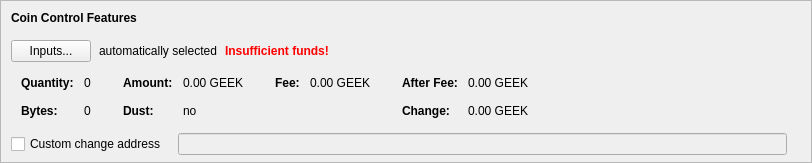
    <widget class="QFrame" name="frameCoinControl">
     <property name="sizePolicy">
      <sizepolicy hsizetype="Expanding" vsizetype="Expanding">
       <horstretch>0</horstretch>
       <verstretch>0</verstretch>
      </sizepolicy>
     </property>
     <property name="maximumSize">
      <size>
       <width>16777215</width>
       <height>16777215</height>
      </size>
     </property>
     <property name="frameShape">
      <enum>QFrame::StyledPanel</enum>
     </property>
     <property name="frameShadow">
      <enum>QFrame::Sunken</enum>
     </property>
     <layout class="QVBoxLayout" name="verticalLayoutCoinControl2">
      <property name="spacing">
       <number>0</number>
      </property>
      <property name="leftMargin">
       <number>0</number>
      </property>
      <property name="topMargin">
       <number>0</number>
      </property>
      <property name="rightMargin">
       <number>0</number>
      </property>
      <property name="bottomMargin">
       <number>6</number>
      </property>
      <item>
       <layout class="QVBoxLayout" name="verticalLayoutCoinControl" stretch="0,0,0,0,1">
        <property name="spacing">
         <number>0</number>
        </property>
        <property name="leftMargin">
         <number>10</number>
        </property>
        <property name="topMargin">
         <number>10</number>
        </property>
        <item>
         <layout class="QHBoxLayout" name="horizontalLayoutCoinControl1">
          <property name="bottomMargin">
           <number>15</number>
          </property>
          <item>
           <widget class="QLabel" name="labelCoinControlFeatures">
            <property name="sizePolicy">
             <sizepolicy hsizetype="Preferred" vsizetype="Maximum">
              <horstretch>0</horstretch>
              <verstretch>0</verstretch>
             </sizepolicy>
            </property>
            <property name="font">
             <font>
              <weight>75</weight>
              <bold>true</bold>
             </font>
            </property>
            <property name="styleSheet">
             <string notr="true">font-weight:bold;</string>
            </property>
            <property name="text">
             <string>Coin Control Features</string>
            </property>
           </widget>
          </item>
         </layout>
        </item>
        <item>
         <layout class="QHBoxLayout" name="horizontalLayoutCoinControl2" stretch="0,0,0,0">
          <property name="spacing">
           <number>8</number>
          </property>
          <property name="bottomMargin">
           <number>10</number>
          </property>
          <item>
           <widget class="QPushButton" name="pushButtonCoinControl">
            <property name="styleSheet">
             <string notr="true"/>
            </property>
            <property name="text">
             <string>Inputs...</string>
            </property>
            <property name="autoDefault">
             <bool>false</bool>
            </property>
           </widget>
          </item>
          <item>
           <widget class="QLabel" name="labelCoinControlAutomaticallySelected">
            <property name="text">
             <string>automatically selected</string>
            </property>
            <property name="margin">
             <number>5</number>
            </property>
           </widget>
          </item>
          <item>
           <widget class="QLabel" name="labelCoinControlInsuffFunds">
            <property name="font">
             <font>
              <weight>75</weight>
              <bold>true</bold>
             </font>
            </property>
            <property name="styleSheet">
             <string notr="true">color:red;font-weight:bold;</string>
            </property>
            <property name="text">
             <string>Insufficient funds!</string>
            </property>
            <property name="margin">
             <number>5</number>
            </property>
           </widget>
          </item>
          <item>
           <spacer name="horizontalSpacerCoinControl">
            <property name="orientation">
             <enum>Qt::Horizontal</enum>
            </property>
            <property name="sizeHint" stdset="0">
             <size>
              <width>40</width>
              <height>1</height>
             </size>
            </property>
           </spacer>
          </item>
         </layout>
        </item>
        <item>
         <widget class="QWidget" name="widgetCoinControl" native="true">
          <property name="sizePolicy">
           <sizepolicy hsizetype="Preferred" vsizetype="Preferred">
            <horstretch>0</horstretch>
            <verstretch>0</verstretch>
           </sizepolicy>
          </property>
          <property name="minimumSize">
           <size>
            <width>0</width>
            <height>0</height>
           </size>
          </property>
          <property name="styleSheet">
           <string notr="true"/>
          </property>
          <layout class="QHBoxLayout" name="horizontalLayoutCoinControl5">
           <property name="leftMargin">
            <number>0</number>
           </property>
           <property name="topMargin">
            <number>0</number>
           </property>
           <property name="rightMargin">
            <number>0</number>
           </property>
           <property name="bottomMargin">
            <number>0</number>
           </property>
           <item>
            <layout class="QHBoxLayout" name="horizontalLayoutCoinControl3" stretch="0,0,0,1">
             <property name="spacing">
              <number>20</number>
             </property>
             <property name="topMargin">
              <number>0</number>
             </property>
             <property name="bottomMargin">
              <number>10</number>
             </property>
             <item>
              <layout class="QFormLayout" name="formLayoutCoinControl1">
               <property name="horizontalSpacing">
                <number>10</number>
               </property>
               <property name="verticalSpacing">
                <number>14</number>
               </property>
               <property name="leftMargin">
                <number>10</number>
               </property>
               <property name="topMargin">
                <number>4</number>
               </property>
               <property name="rightMargin">
                <number>6</number>
               </property>
               <item row="0" column="0">
                <widget class="QLabel" name="labelCoinControlQuantityText">
                 <property name="font">
                  <font>
                   <weight>75</weight>
                   <bold>true</bold>
                  </font>
                 </property>
                 <property name="text">
                  <string>Quantity:</string>
                 </property>
                 <property name="margin">
                  <number>0</number>
                 </property>
                </widget>
               </item>
               <item row="0" column="1">
                <widget class="QLabel" name="labelCoinControlQuantity">
                 <property name="cursor">
                  <cursorShape>IBeamCursor</cursorShape>
                 </property>
                 <property name="contextMenuPolicy">
                  <enum>Qt::ActionsContextMenu</enum>
                 </property>
                 <property name="text">
                  <string notr="true">0</string>
                 </property>
                 <property name="margin">
                  <number>0</number>
                 </property>
                 <property name="textInteractionFlags">
                  <set>Qt::LinksAccessibleByMouse|Qt::TextSelectableByKeyboard|Qt::TextSelectableByMouse</set>
                 </property>
                </widget>
               </item>
               <item row="1" column="0">
                <widget class="QLabel" name="labelCoinControlBytesText">
                 <property name="font">
                  <font>
                   <weight>75</weight>
                   <bold>true</bold>
                  </font>
                 </property>
                 <property name="text">
                  <string>Bytes:</string>
                 </property>
                </widget>
               </item>
               <item row="1" column="1">
                <widget class="QLabel" name="labelCoinControlBytes">
                 <property name="cursor">
                  <cursorShape>IBeamCursor</cursorShape>
                 </property>
                 <property name="contextMenuPolicy">
                  <enum>Qt::ActionsContextMenu</enum>
                 </property>
                 <property name="text">
                  <string notr="true">0</string>
                 </property>
                 <property name="textInteractionFlags">
                  <set>Qt::LinksAccessibleByMouse|Qt::TextSelectableByKeyboard|Qt::TextSelectableByMouse</set>
                 </property>
                </widget>
               </item>
              </layout>
             </item>
             <item>
              <layout class="QFormLayout" name="formLayoutCoinControl2">
               <property name="horizontalSpacing">
                <number>10</number>
               </property>
               <property name="verticalSpacing">
                <number>14</number>
               </property>
               <property name="leftMargin">
                <number>6</number>
               </property>
               <property name="topMargin">
                <number>4</number>
               </property>
               <property name="rightMargin">
                <number>6</number>
               </property>
               <item row="0" column="0">
                <widget class="QLabel" name="labelCoinControlAmountText">
                 <property name="font">
                  <font>
                   <weight>75</weight>
                   <bold>true</bold>
                  </font>
                 </property>
                 <property name="text">
                  <string>Amount:</string>
                 </property>
                 <property name="margin">
                  <number>0</number>
                 </property>
                </widget>
               </item>
               <item row="0" column="1">
                <widget class="QLabel" name="labelCoinControlAmount">
                 <property name="cursor">
                  <cursorShape>IBeamCursor</cursorShape>
                 </property>
                 <property name="contextMenuPolicy">
                  <enum>Qt::ActionsContextMenu</enum>
                 </property>
                 <property name="text">
                  <string notr="true">0.00 GEEK</string>
                 </property>
                 <property name="textInteractionFlags">
                  <set>Qt::LinksAccessibleByMouse|Qt::TextSelectableByKeyboard|Qt::TextSelectableByMouse</set>
                 </property>
                </widget>
               </item>
               <item row="1" column="0">
                <widget class="QLabel" name="labelCoinControlLowOutputText">
                 <property name="font">
                  <font>
                   <weight>75</weight>
                   <bold>true</bold>
                  </font>
                 </property>
                 <property name="text">
                  <string>Dust:</string>
                 </property>
                </widget>
               </item>
               <item row="1" column="1">
                <widget class="QLabel" name="labelCoinControlLowOutput">
                 <property name="cursor">
                  <cursorShape>IBeamCursor</cursorShape>
                 </property>
                 <property name="contextMenuPolicy">
                  <enum>Qt::ActionsContextMenu</enum>
                 </property>
                 <property name="text">
                  <string notr="true">no</string>
                 </property>
                 <property name="textInteractionFlags">
                  <set>Qt::LinksAccessibleByMouse|Qt::TextSelectableByKeyboard|Qt::TextSelectableByMouse</set>
                 </property>
                </widget>
               </item>
              </layout>
             </item>
             <item>
              <layout class="QFormLayout" name="formLayoutCoinControl3">
               <property name="horizontalSpacing">
                <number>10</number>
               </property>
               <property name="verticalSpacing">
                <number>14</number>
               </property>
               <property name="leftMargin">
                <number>6</number>
               </property>
               <property name="topMargin">
                <number>4</number>
               </property>
               <property name="rightMargin">
                <number>6</number>
               </property>
               <item row="0" column="0">
                <widget class="QLabel" name="labelCoinControlFeeText">
                 <property name="font">
                  <font>
                   <weight>75</weight>
                   <bold>true</bold>
                  </font>
                 </property>
                 <property name="text">
                  <string>Fee:</string>
                 </property>
                 <property name="margin">
                  <number>0</number>
                 </property>
                </widget>
               </item>
               <item row="0" column="1">
                <widget class="QLabel" name="labelCoinControlFee">
                 <property name="cursor">
                  <cursorShape>IBeamCursor</cursorShape>
                 </property>
                 <property name="contextMenuPolicy">
                  <enum>Qt::ActionsContextMenu</enum>
                 </property>
                 <property name="text">
                  <string notr="true">0.00 GEEK</string>
                 </property>
                 <property name="textInteractionFlags">
                  <set>Qt::LinksAccessibleByMouse|Qt::TextSelectableByKeyboard|Qt::TextSelectableByMouse</set>
                 </property>
                </widget>
               </item>
             </layout>
             </item>
             <item>
              <layout class="QFormLayout" name="formLayoutCoinControl4">
               <property name="horizontalSpacing">
                <number>10</number>
               </property>
               <property name="verticalSpacing">
                <number>14</number>
               </property>
               <property name="leftMargin">
                <number>6</number>
               </property>
               <property name="topMargin">
                <number>4</number>
               </property>
               <property name="rightMargin">
                <number>6</number>
               </property>
               <item row="0" column="0">
                <widget class="QLabel" name="labelCoinControlAfterFeeText">
                 <property name="font">
                  <font>
                   <weight>75</weight>
                   <bold>true</bold>
                  </font>
                 </property>
                 <property name="text">
                  <string>After Fee:</string>
                 </property>
                 <property name="margin">
                  <number>0</number>
                 </property>
                </widget>
               </item>
               <item row="0" column="1">
                <widget class="QLabel" name="labelCoinControlAfterFee">
                 <property name="cursor">
                  <cursorShape>IBeamCursor</cursorShape>
                 </property>
                 <property name="contextMenuPolicy">
                  <enum>Qt::ActionsContextMenu</enum>
                 </property>
                 <property name="text">
                  <string notr="true">0.00 GEEK</string>
                 </property>
                 <property name="textInteractionFlags">
                  <set>Qt::LinksAccessibleByMouse|Qt::TextSelectableByKeyboard|Qt::TextSelectableByMouse</set>
                 </property>
                </widget>
               </item>
               <item row="1" column="0">
                <widget class="QLabel" name="labelCoinControlChangeText">
                 <property name="font">
                  <font>
                   <weight>75</weight>
                   <bold>true</bold>
                  </font>
                 </property>
                 <property name="text">
                  <string>Change:</string>
                 </property>
                </widget>
               </item>
               <item row="1" column="1">
                <widget class="QLabel" name="labelCoinControlChange">
                 <property name="cursor">
                  <cursorShape>IBeamCursor</cursorShape>
                 </property>
                 <property name="contextMenuPolicy">
                  <enum>Qt::ActionsContextMenu</enum>
                 </property>
                 <property name="text">
                  <string notr="true">0.00 GEEK</string>
                 </property>
                 <property name="textInteractionFlags">
                  <set>Qt::LinksAccessibleByMouse|Qt::TextSelectableByKeyboard|Qt::TextSelectableByMouse</set>
                 </property>
                </widget>
               </item>
              </layout>
             </item>
            </layout>
           </item>
          </layout>
         </widget>
        </item>
        <item>
         <layout class="QHBoxLayout" name="horizontalLayoutCoinControl4" stretch="0,0,0">
          <property name="spacing">
           <number>12</number>
          </property>
          <property name="sizeConstraint">
           <enum>QLayout::SetDefaultConstraint</enum>
          </property>
          <property name="topMargin">
           <number>5</number>
          </property>
          <property name="rightMargin">
           <number>5</number>
          </property>
          <item>
           <widget class="QCheckBox" name="checkBoxCoinControlChange">
            <property name="toolTip">
             <string>If this is activated, but the change address is empty or invalid, change will be sent to a newly generated address.</string>
            </property>
            <property name="text">
             <string>Custom change address</string>
            </property>
           </widget>
          </item>
          <item>
           <widget class="QValidatedLineEdit" name="lineEditCoinControlChange">
            <property name="enabled">
             <bool>false</bool>
            </property>
            <property name="sizePolicy">
             <sizepolicy hsizetype="Expanding" vsizetype="Fixed">
              <horstretch>0</horstretch>
              <verstretch>0</verstretch>
             </sizepolicy>
            </property>
           </widget>
          </item>
          <item>
           <widget class="QLabel" name="labelCoinControlChangeLabel">
            <property name="sizePolicy">
             <sizepolicy hsizetype="Preferred" vsizetype="Expanding">
              <horstretch>0</horstretch>
              <verstretch>0</verstretch>
             </sizepolicy>
            </property>
            <property name="minimumSize">
             <size>
              <width>0</width>
              <height>0</height>
             </size>
            </property>
            <property name="text">
             <string/>
            </property>
            <property name="margin">
             <number>3</number>
            </property>
           </widget>
          </item>
         </layout>
        </item>
        <item>
         <spacer name="verticalSpacerCoinControl">
          <property name="orientation">
           <enum>Qt::Vertical</enum>
          </property>
          <property name="sizeHint" stdset="0">
           <size>
            <width>800</width>
            <height>1</height>
           </size>
          </property>
         </spacer>
        </item>
       </layout>
      </item>
     </layout>
    </widget>
